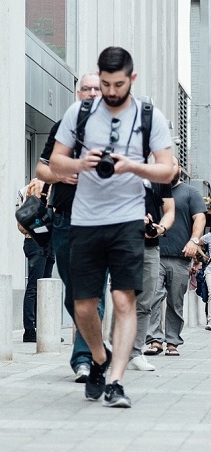
#> input picture input/ped2.jpg, 211 x 452 px
$ python main.py
#> lines starting #> are read from the running program, lines starting #| are printed output that depends on the picture
import numpy as np

from skimage import exposure
from skimage.io import imread, imshow
from skimage.transform import resize
from skimage.feature import hog
from skimage.color import rgb2gray
from sklearn import svm
from sklearn.metrics import classification_report,accuracy_score

import matplotlib.pyplot as plt


ped = imread('input/ped2.jpg')
#> ped is the input picture: shape (452, 211, 3); mean R, G, B 151.6, 156.9, 160.4
ped = rgb2gray(ped)
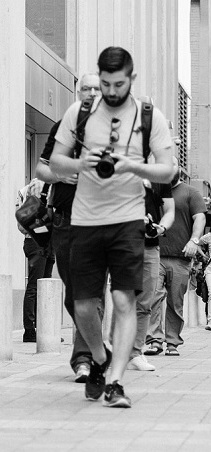
#> ped: shape (452, 211) float64; min 0, max 0.999, mean 0.612
imshow(ped)
print(ped.shape)
#| (452, 211)

resized_ped = resize(ped, (240,120))
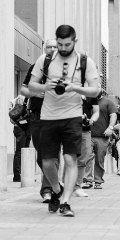
#> resized_ped: shape (240, 120) float64; min 0.00563, max 0.985, mean 0.612
imshow(resized_ped)
print(resized_ped.shape)
#| (240, 120)

hog_features = []
fd, hog_ped = hog(resized_ped, orientations=9, pixels_per_cell=(8, 8),
                    cells_per_block=(2, 2), visualize=True)
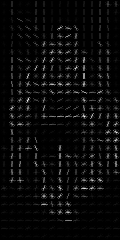
#> hog_ped: shape (240, 120) float64; min 0, max 0.295, mean 0.0115; drawn with min black and max white
#> fd = 14616 values, max 0.633 at index 13900, min 0 at index 23, mean 0.124

hog_features.append(fd)


fig, (ax1, ax2) = plt.subplots(1, 2, figsize=(16, 7), sharex=True, sharey=True)

ax1.imshow(resized_ped, cmap=plt.cm.gray)
ax1.set_title('Изначальное изображение')

# Rescale histogram for better display
hog_ped_rescaled = exposure.rescale_intensity(hog_ped, in_range=(0, 10))

ax2.imshow(hog_ped_rescaled, cmap=plt.cm.gray)
ax2.set_title('Гистограмма направленных градиентов (HOG)')

# store to file
plt.savefig("ped2_hog.png", dpi=125)
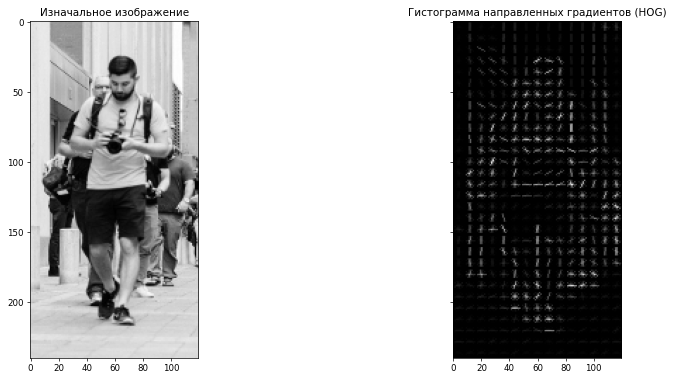
#> figure drawn by matplotlib, 2 panels

plt.show()


"""clf = svm.SVC()
hog_features = np.array(hog_features)
data_frame = np.hstack((hog_features,labels))
np.random.shuffle(data_frame)

percentage = 80
partition = int(len(hog_features)*percentage/100)

x_train, x_test = data_frame[:partition,:-1],  data_frame[partition:,:-1]
y_train, y_test = data_frame[:partition,-1:].ravel() , data_frame[partition:,-1:].ravel()

clf.fit(x_train,y_train)

y_pred = clf.predict(x_test)

print("Accuracy: "+str(accuracy_score(y_test, y_pred)))
print('\n')
print(classification_report(y_test, y_pred))"""

$ run again, with input/ped.jpg copied over input/ped2.jpg
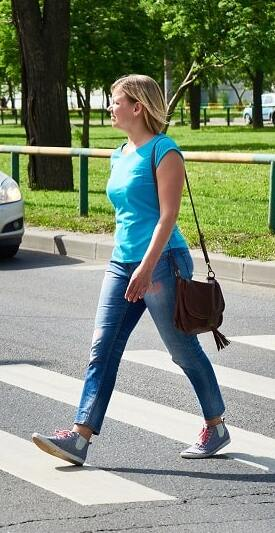
#> input picture input/ped.jpg, 275 x 533 px
#> ped is the input picture: shape (533, 275, 3); mean R, G, B 127.1, 138.6, 118.9
#> ped: shape (533, 275) float64
#| (533, 275)
#> `resized_ped = resize(ped, (240,120))`:
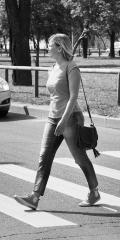
#> resized_ped: shape (240, 120) float64; min 0.0122, max 0.991, mean 0.528
#| (240, 120)
#> fd = 14616 values, max 0.601 at index 4369, min 0 at index 1075, mean 0.127
#> `hog_ped_rescaled = exposure.rescale_intensity(hog_ped, in_range=(0, 10))`:
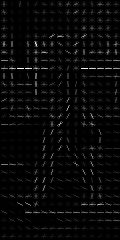
#> hog_ped_rescaled: shape (240, 120) float64; min 0, max 0.0384, mean 0.00129; drawn with min black and max white
